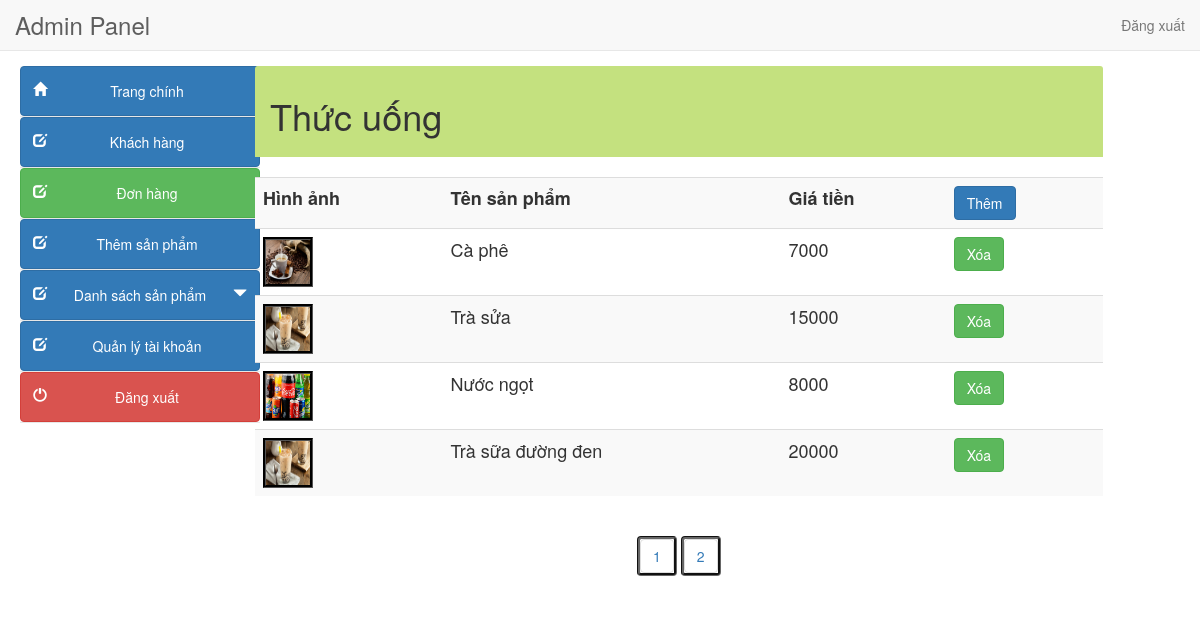
/admin/drink_list.php, run on the app's committed database.
### tables this page shows
CREATE TABLE `product` (
  `product_id` int(100) NOT NULL,
  `product_cat` int(100) NOT NULL,
  `product_loai` int(100) NOT NULL,
  `product_title` varchar(250) NOT NULL,
  `product_gia` int(100) NOT NULL,
  `product_mota` text NOT NULL,
  `product_image` text NOT NULL,
  `product_keywords` text NOT NULL
);

### admin/drink_list.php (the view, shortened to what this page needs)
<?php
include("../db.php");
$page=$_GET['page'];
if($page=="" || $page=="1")
{
$page1=0;
}
else
{
$page1=($page*10)-10;
}
?>
<!DOCTYPE html>
<html lang="en">
<head>
<link href="style/css/bootstrap.min.css" rel="stylesheet">
<link href="style/css/k.css" rel="stylesheet">
</head>
<body>
  <?php include("include/header.php");?>
   	<div class="container-fluid main-container">
	<?php include("include/side_bar.php");?>
    <div class="col-md-9 content" style="margin-left:10px">
    <div class="panel-heading" style="background-color:#c4e17f">
	<h1>Thức uống <?php echo $page;?></h1></div><br>
<div class='table-responsive'>
<div style="overflow-x:scroll;">
<table class="table  table-hover table-striped" style="font-size:18px">
<tr><th>Hình ảnh</th><th>Tên sản phẩm</th> <th>Giá tiền</th><th>
	<a class=" btn btn-primary" href="add_product.php">Thêm</a></th></tr>
<?php
$result=mysqli_query($con,"select product_id,product_image, product_title,product_gia from product  where  product_cat=2 Limit $page1,10")or die ("query 1 incorrect.....");
while(list($product_id,$image,$product_name,$price)=mysqli_fetch_array($result))
{
echo "<tr><td><img src='../product_images/$image' style='width:50px; height:50px;border:groove #000'></td><td>$product_name</td><td>$price</td>
<td>
<a class=' btn btn-success' href='drink_list.php?product_id=$product_id&action=delete'>Xóa</a>
</td></tr>";
}
?>
</table>
</div></div>
<nav align="center">
<?php
$paging=mysqli_query($con,"select product_id,product_image, product_title,product_gia from product");
$count=mysqli_num_rows($paging);
$a=$count/5;
$a=ceil($a);
echo "<bt>";echo "<bt>";
for($b=1; $b<=$a;$b++)
{
?>
<ul class="pagination" style="border:groove #666">
<li><a class="label-info" href="drink_list.php?page=<?php echo $b;?>"><?php echo $b." ";?></a></li></ul>
<?php
}
?>
</nav>
</div></div>
</body>
</html>

### admin/style/css/k.css (style rules this page uses)
.main-container { background: #FFF; padding-top: 15px; margin-top: -20px; }

### data on the page
product: product_image (picture), product_title "Cà phê", product_gia "7000"
product: product_image (picture), product_title "Trà sửa", product_gia "15000"
product: product_image (picture), product_title "Nước ngọt", product_gia "8000"
product: product_image (picture), product_title "Trà sữa đường đen", product_gia "20000"
